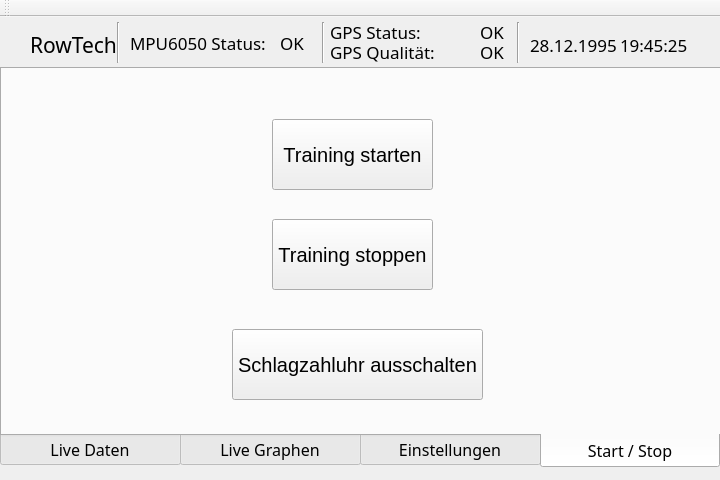
<?xml version="1.0" encoding="UTF-8"?>
<ui version="4.0">
 <class>MainWindow</class>
 <widget class="QMainWindow" name="MainWindow">
  <property name="geometry">
   <rect>
    <x>0</x>
    <y>0</y>
    <width>720</width>
    <height>480</height>
   </rect>
  </property>
  <property name="windowTitle">
   <string>MainWindow</string>
  </property>
  <property name="styleSheet">
   <string notr="true">this-&gt;setStyleSheet(&quot;background-color: white;&quot;);</string>
  </property>
  <widget class="QWidget" name="centralwidget">
   <property name="styleSheet">
    <string notr="true">this-&gt;setStyleSheet(&quot;background-color: white;&quot;);</string>
   </property>
   <widget class="QTabWidget" name="tab">
    <property name="geometry">
     <rect>
      <x>0</x>
      <y>50</y>
      <width>731</width>
      <height>401</height>
     </rect>
    </property>
    <property name="font">
     <font>
      <family>Arial Unicode MS</family>
      <pointsize>12</pointsize>
     </font>
    </property>
    <property name="styleSheet">
     <string notr="true">QTabBar::tab { height: 35px; width: 180px
; }</string>
    </property>
    <property name="tabPosition">
     <enum>QTabWidget::South</enum>
    </property>
    <property name="tabShape">
     <enum>QTabWidget::Rounded</enum>
    </property>
    <property name="currentIndex">
     <number>3</number>
    </property>
    <property name="iconSize">
     <size>
      <width>16</width>
      <height>16</height>
     </size>
    </property>
    <widget class="QWidget" name="tab_LiveData">
     <attribute name="title">
      <string>Live Daten</string>
     </attribute>
     <widget class="QFrame" name="frame_topleft">
      <property name="geometry">
       <rect>
        <x>10</x>
        <y>5</y>
        <width>330</width>
        <height>151</height>
       </rect>
      </property>
      <property name="styleSheet">
       <string notr="true">QFrame#frame_topleft {background-color: white};</string>
      </property>
      <property name="frameShape">
       <enum>QFrame::Box</enum>
      </property>
      <property name="frameShadow">
       <enum>QFrame::Plain</enum>
      </property>
      <property name="lineWidth">
       <number>1</number>
      </property>
      <widget class="QLabel" name="lab_DataType_topleft">
       <property name="geometry">
        <rect>
         <x>10</x>
         <y>120</y>
         <width>321</width>
         <height>31</height>
        </rect>
       </property>
       <property name="font">
        <font>
         <pointsize>12</pointsize>
        </font>
       </property>
       <property name="text">
        <string/>
       </property>
      </widget>
      <widget class="QLabel" name="lab_Data_topleft">
       <property name="geometry">
        <rect>
         <x>0</x>
         <y>0</y>
         <width>331</width>
         <height>121</height>
        </rect>
       </property>
       <property name="font">
        <font>
         <pointsize>40</pointsize>
        </font>
       </property>
       <property name="text">
        <string/>
       </property>
       <property name="alignment">
        <set>Qt::AlignCenter</set>
       </property>
      </widget>
     </widget>
     <widget class="QFrame" name="frame_topright">
      <property name="geometry">
       <rect>
        <x>370</x>
        <y>5</y>
        <width>330</width>
        <height>150</height>
       </rect>
      </property>
      <property name="styleSheet">
       <string notr="true">QFrame#frame_topright {background-color: white};</string>
      </property>
      <property name="frameShape">
       <enum>QFrame::Box</enum>
      </property>
      <property name="frameShadow">
       <enum>QFrame::Plain</enum>
      </property>
      <widget class="QLabel" name="lab_DataType_topright">
       <property name="geometry">
        <rect>
         <x>10</x>
         <y>120</y>
         <width>321</width>
         <height>31</height>
        </rect>
       </property>
       <property name="font">
        <font>
         <pointsize>12</pointsize>
        </font>
       </property>
       <property name="text">
        <string/>
       </property>
      </widget>
      <widget class="QLabel" name="lab_Data_topright">
       <property name="geometry">
        <rect>
         <x>0</x>
         <y>0</y>
         <width>331</width>
         <height>121</height>
        </rect>
       </property>
       <property name="font">
        <font>
         <pointsize>40</pointsize>
        </font>
       </property>
       <property name="text">
        <string/>
       </property>
       <property name="alignment">
        <set>Qt::AlignCenter</set>
       </property>
      </widget>
     </widget>
     <widget class="QFrame" name="frame_bottomright">
      <property name="geometry">
       <rect>
        <x>370</x>
        <y>175</y>
        <width>330</width>
        <height>151</height>
       </rect>
      </property>
      <property name="styleSheet">
       <string notr="true">QFrame#frame_bottomright {background-color: white};</string>
      </property>
      <property name="frameShape">
       <enum>QFrame::Box</enum>
      </property>
      <property name="frameShadow">
       <enum>QFrame::Plain</enum>
      </property>
      <widget class="QLabel" name="lab_DataType_bottomright">
       <property name="geometry">
        <rect>
         <x>10</x>
         <y>120</y>
         <width>321</width>
         <height>31</height>
        </rect>
       </property>
       <property name="font">
        <font>
         <pointsize>12</pointsize>
        </font>
       </property>
       <property name="text">
        <string/>
       </property>
      </widget>
      <widget class="QLabel" name="lab_Data_bottomright">
       <property name="geometry">
        <rect>
         <x>0</x>
         <y>0</y>
         <width>331</width>
         <height>121</height>
        </rect>
       </property>
       <property name="font">
        <font>
         <pointsize>40</pointsize>
        </font>
       </property>
       <property name="text">
        <string/>
       </property>
       <property name="alignment">
        <set>Qt::AlignCenter</set>
       </property>
      </widget>
     </widget>
     <widget class="QFrame" name="frame_bottomleft">
      <property name="geometry">
       <rect>
        <x>10</x>
        <y>175</y>
        <width>330</width>
        <height>151</height>
       </rect>
      </property>
      <property name="styleSheet">
       <string notr="true">QFrame#frame_bottomleft {background-color: white};</string>
      </property>
      <property name="frameShape">
       <enum>QFrame::StyledPanel</enum>
      </property>
      <property name="frameShadow">
       <enum>QFrame::Plain</enum>
      </property>
      <widget class="QLabel" name="lab_DataType_bottomleft">
       <property name="geometry">
        <rect>
         <x>10</x>
         <y>120</y>
         <width>321</width>
         <height>31</height>
        </rect>
       </property>
       <property name="font">
        <font>
         <pointsize>12</pointsize>
        </font>
       </property>
       <property name="text">
        <string/>
       </property>
      </widget>
      <widget class="QLabel" name="lab_Data_bottomleft">
       <property name="geometry">
        <rect>
         <x>0</x>
         <y>0</y>
         <width>331</width>
         <height>121</height>
        </rect>
       </property>
       <property name="font">
        <font>
         <pointsize>40</pointsize>
        </font>
       </property>
       <property name="text">
        <string/>
       </property>
       <property name="alignment">
        <set>Qt::AlignCenter</set>
       </property>
      </widget>
     </widget>
     <widget class="QFrame" name="frame_5">
      <property name="geometry">
       <rect>
        <x>-1</x>
        <y>-1</y>
        <width>721</width>
        <height>371</height>
       </rect>
      </property>
      <property name="autoFillBackground">
       <bool>false</bool>
      </property>
      <property name="styleSheet">
       <string notr="true"/>
      </property>
      <property name="frameShape">
       <enum>QFrame::StyledPanel</enum>
      </property>
      <property name="frameShadow">
       <enum>QFrame::Raised</enum>
      </property>
      <widget class="QLabel" name="lab_UserTitle">
       <property name="geometry">
        <rect>
         <x>20</x>
         <y>330</y>
         <width>81</width>
         <height>31</height>
        </rect>
       </property>
       <property name="font">
        <font>
         <pointsize>12</pointsize>
        </font>
       </property>
       <property name="text">
        <string>Username: </string>
       </property>
      </widget>
      <widget class="QLabel" name="lab_BoatTitle">
       <property name="geometry">
        <rect>
         <x>370</x>
         <y>330</y>
         <width>91</width>
         <height>31</height>
        </rect>
       </property>
       <property name="font">
        <font>
         <pointsize>12</pointsize>
        </font>
       </property>
       <property name="text">
        <string>Bootsname:</string>
       </property>
      </widget>
      <widget class="QLabel" name="lab_Boat">
       <property name="geometry">
        <rect>
         <x>470</x>
         <y>330</y>
         <width>231</width>
         <height>31</height>
        </rect>
       </property>
       <property name="font">
        <font>
         <pointsize>12</pointsize>
        </font>
       </property>
       <property name="text">
        <string/>
       </property>
      </widget>
      <widget class="QLabel" name="lab_User">
       <property name="geometry">
        <rect>
         <x>120</x>
         <y>330</y>
         <width>221</width>
         <height>31</height>
        </rect>
       </property>
       <property name="font">
        <font>
         <pointsize>12</pointsize>
        </font>
       </property>
       <property name="text">
        <string/>
       </property>
      </widget>
     </widget>
     <zorder>frame_5</zorder>
     <zorder>frame_bottomleft</zorder>
     <zorder>frame_bottomright</zorder>
     <zorder>frame_topright</zorder>
     <zorder>frame_topleft</zorder>
    </widget>
    <widget class="QWidget" name="tab_LiveDataGraphs">
     <attribute name="title">
      <string>Live Graphen</string>
     </attribute>
     <widget class="QGraphicsView" name="graphicsView">
      <property name="geometry">
       <rect>
        <x>40</x>
        <y>20</y>
        <width>641</width>
        <height>331</height>
       </rect>
      </property>
     </widget>
    </widget>
    <widget class="QWidget" name="tab_Settings">
     <attribute name="title">
      <string>Einstellungen</string>
     </attribute>
     <widget class="QGroupBox" name="GB_BottomRight">
      <property name="geometry">
       <rect>
        <x>20</x>
        <y>270</y>
        <width>300</width>
        <height>60</height>
       </rect>
      </property>
      <property name="font">
       <font>
        <pointsize>12</pointsize>
       </font>
      </property>
      <property name="title">
       <string>Messwert - Unten rechts</string>
      </property>
      <widget class="QComboBox" name="comboBox_4">
       <property name="geometry">
        <rect>
         <x>10</x>
         <y>22</y>
         <width>281</width>
         <height>30</height>
        </rect>
       </property>
       <property name="font">
        <font>
         <pointsize>12</pointsize>
        </font>
       </property>
       <property name="currentIndex">
        <number>-1</number>
       </property>
      </widget>
     </widget>
     <widget class="QGroupBox" name="GB_BottomLeft">
      <property name="geometry">
       <rect>
        <x>20</x>
        <y>190</y>
        <width>300</width>
        <height>60</height>
       </rect>
      </property>
      <property name="font">
       <font>
        <pointsize>12</pointsize>
       </font>
      </property>
      <property name="title">
       <string>Messwert - Unten links</string>
      </property>
      <widget class="QComboBox" name="comboBox_3">
       <property name="geometry">
        <rect>
         <x>10</x>
         <y>22</y>
         <width>281</width>
         <height>30</height>
        </rect>
       </property>
       <property name="font">
        <font>
         <pointsize>12</pointsize>
        </font>
       </property>
       <property name="currentIndex">
        <number>-1</number>
       </property>
      </widget>
     </widget>
     <widget class="QGroupBox" name="GB_TopRight">
      <property name="geometry">
       <rect>
        <x>20</x>
        <y>110</y>
        <width>300</width>
        <height>60</height>
       </rect>
      </property>
      <property name="font">
       <font>
        <pointsize>12</pointsize>
       </font>
      </property>
      <property name="title">
       <string>Messwert - Oben rechts</string>
      </property>
      <widget class="QComboBox" name="comboBox_2">
       <property name="geometry">
        <rect>
         <x>10</x>
         <y>22</y>
         <width>281</width>
         <height>30</height>
        </rect>
       </property>
       <property name="font">
        <font>
         <pointsize>12</pointsize>
        </font>
       </property>
       <property name="currentIndex">
        <number>-1</number>
       </property>
      </widget>
     </widget>
     <widget class="QGroupBox" name="GB_TopLeft">
      <property name="geometry">
       <rect>
        <x>20</x>
        <y>35</y>
        <width>300</width>
        <height>60</height>
       </rect>
      </property>
      <property name="font">
       <font>
        <pointsize>12</pointsize>
       </font>
      </property>
      <property name="title">
       <string>Messwert - Oben links</string>
      </property>
      <widget class="QComboBox" name="comboBox_1">
       <property name="geometry">
        <rect>
         <x>10</x>
         <y>22</y>
         <width>281</width>
         <height>30</height>
        </rect>
       </property>
       <property name="font">
        <font>
         <pointsize>12</pointsize>
        </font>
       </property>
       <property name="currentIndex">
        <number>-1</number>
       </property>
      </widget>
     </widget>
     <widget class="QGroupBox" name="GB_TopLeft_2">
      <property name="geometry">
       <rect>
        <x>380</x>
        <y>30</y>
        <width>321</width>
        <height>60</height>
       </rect>
      </property>
      <property name="font">
       <font>
        <pointsize>12</pointsize>
       </font>
      </property>
      <property name="title">
       <string>Benutzerauswahl</string>
      </property>
      <widget class="QComboBox" name="comboBox_5">
       <property name="geometry">
        <rect>
         <x>10</x>
         <y>21</y>
         <width>301</width>
         <height>31</height>
        </rect>
       </property>
       <property name="font">
        <font>
         <pointsize>12</pointsize>
        </font>
       </property>
       <property name="currentIndex">
        <number>-1</number>
       </property>
      </widget>
     </widget>
     <widget class="QGroupBox" name="GB_TopLeft_3">
      <property name="geometry">
       <rect>
        <x>380</x>
        <y>110</y>
        <width>321</width>
        <height>60</height>
       </rect>
      </property>
      <property name="font">
       <font>
        <pointsize>12</pointsize>
       </font>
      </property>
      <property name="title">
       <string>Bootsauswahl</string>
      </property>
      <widget class="QComboBox" name="comboBox_6">
       <property name="geometry">
        <rect>
         <x>10</x>
         <y>21</y>
         <width>301</width>
         <height>31</height>
        </rect>
       </property>
       <property name="font">
        <font>
         <pointsize>12</pointsize>
        </font>
       </property>
       <property name="currentIndex">
        <number>-1</number>
       </property>
      </widget>
     </widget>
     <widget class="QPushButton" name="pB_AddUser">
      <property name="geometry">
       <rect>
        <x>410</x>
        <y>260</y>
        <width>75</width>
        <height>75</height>
       </rect>
      </property>
      <property name="font">
       <font>
        <pointsize>20</pointsize>
       </font>
      </property>
      <property name="text">
       <string>+</string>
      </property>
     </widget>
     <widget class="QPushButton" name="pB_AddBoat">
      <property name="geometry">
       <rect>
        <x>580</x>
        <y>260</y>
        <width>75</width>
        <height>75</height>
       </rect>
      </property>
      <property name="font">
       <font>
        <pointsize>20</pointsize>
       </font>
      </property>
      <property name="text">
       <string>+</string>
      </property>
     </widget>
     <widget class="QLabel" name="label">
      <property name="geometry">
       <rect>
        <x>380</x>
        <y>230</y>
        <width>141</width>
        <height>21</height>
       </rect>
      </property>
      <property name="font">
       <font>
        <pointsize>12</pointsize>
       </font>
      </property>
      <property name="text">
       <string>Nutzer hinzufügen</string>
      </property>
      <property name="alignment">
       <set>Qt::AlignCenter</set>
      </property>
     </widget>
     <widget class="QLabel" name="label_2">
      <property name="geometry">
       <rect>
        <x>550</x>
        <y>230</y>
        <width>141</width>
        <height>21</height>
       </rect>
      </property>
      <property name="font">
       <font>
        <pointsize>12</pointsize>
       </font>
      </property>
      <property name="text">
       <string>Boot hinzufügen</string>
      </property>
      <property name="alignment">
       <set>Qt::AlignCenter</set>
      </property>
     </widget>
     <widget class="QPushButton" name="pB_AddUser_2">
      <property name="geometry">
       <rect>
        <x>390</x>
        <y>180</y>
        <width>301</width>
        <height>41</height>
       </rect>
      </property>
      <property name="font">
       <font>
        <pointsize>12</pointsize>
       </font>
      </property>
      <property name="text">
       <string>Vorlage speichern</string>
      </property>
     </widget>
    </widget>
    <widget class="QWidget" name="tab_StartStop">
     <attribute name="title">
      <string>Start / Stop</string>
     </attribute>
     <widget class="QPushButton" name="pB_StartTraining">
      <property name="geometry">
       <rect>
        <x>270</x>
        <y>50</y>
        <width>161</width>
        <height>71</height>
       </rect>
      </property>
      <property name="font">
       <font>
        <pointsize>15</pointsize>
       </font>
      </property>
      <property name="text">
       <string>Training starten</string>
      </property>
     </widget>
     <widget class="QPushButton" name="pB_StopTraining">
      <property name="geometry">
       <rect>
        <x>270</x>
        <y>150</y>
        <width>161</width>
        <height>71</height>
       </rect>
      </property>
      <property name="font">
       <font>
        <pointsize>15</pointsize>
       </font>
      </property>
      <property name="text">
       <string>Training stoppen</string>
      </property>
     </widget>
     <widget class="QPushButton" name="pB_Off">
      <property name="geometry">
       <rect>
        <x>230</x>
        <y>260</y>
        <width>251</width>
        <height>71</height>
       </rect>
      </property>
      <property name="font">
       <font>
        <pointsize>15</pointsize>
       </font>
      </property>
      <property name="text">
       <string>Schlagzahluhr ausschalten</string>
      </property>
     </widget>
    </widget>
   </widget>
   <widget class="Line" name="line">
    <property name="geometry">
     <rect>
      <x>510</x>
      <y>5</y>
      <width>16</width>
      <height>41</height>
     </rect>
    </property>
    <property name="orientation">
     <enum>Qt::Vertical</enum>
    </property>
   </widget>
   <widget class="QLabel" name="lab_Rowtech">
    <property name="geometry">
     <rect>
      <x>30</x>
      <y>10</y>
      <width>91</width>
      <height>35</height>
     </rect>
    </property>
    <property name="font">
     <font>
      <family>Modern No. 20</family>
      <pointsize>16</pointsize>
     </font>
    </property>
    <property name="text">
     <string>RowTech</string>
    </property>
   </widget>
   <widget class="QLabel" name="lab_Datum">
    <property name="geometry">
     <rect>
      <x>530</x>
      <y>10</y>
      <width>90</width>
      <height>35</height>
     </rect>
    </property>
    <property name="font">
     <font>
      <family>Arial Unicode MS</family>
      <pointsize>13</pointsize>
     </font>
    </property>
    <property name="text">
     <string>28.12.1995</string>
    </property>
   </widget>
   <widget class="Line" name="line_2">
    <property name="geometry">
     <rect>
      <x>110</x>
      <y>5</y>
      <width>16</width>
      <height>41</height>
     </rect>
    </property>
    <property name="orientation">
     <enum>Qt::Vertical</enum>
    </property>
   </widget>
   <widget class="QLabel" name="lab_Zeit">
    <property name="geometry">
     <rect>
      <x>620</x>
      <y>10</y>
      <width>90</width>
      <height>35</height>
     </rect>
    </property>
    <property name="font">
     <font>
      <family>Arial Unicode MS</family>
      <pointsize>13</pointsize>
     </font>
    </property>
    <property name="text">
     <string>19:45:25</string>
    </property>
   </widget>
   <widget class="Line" name="line_3">
    <property name="geometry">
     <rect>
      <x>315</x>
      <y>5</y>
      <width>16</width>
      <height>41</height>
     </rect>
    </property>
    <property name="orientation">
     <enum>Qt::Vertical</enum>
    </property>
   </widget>
   <widget class="QLabel" name="lab_GPS">
    <property name="geometry">
     <rect>
      <x>330</x>
      <y>5</y>
      <width>141</width>
      <height>20</height>
     </rect>
    </property>
    <property name="font">
     <font>
      <family>Arial Unicode MS</family>
      <pointsize>13</pointsize>
     </font>
    </property>
    <property name="text">
     <string>GPS Status:</string>
    </property>
   </widget>
   <widget class="QLabel" name="lab_MPU">
    <property name="geometry">
     <rect>
      <x>130</x>
      <y>16</y>
      <width>141</width>
      <height>20</height>
     </rect>
    </property>
    <property name="font">
     <font>
      <family>Arial Unicode MS</family>
      <pointsize>13</pointsize>
     </font>
    </property>
    <property name="text">
     <string>MPU6050 Status:</string>
    </property>
   </widget>
   <widget class="QLabel" name="lab_GPS_stat">
    <property name="geometry">
     <rect>
      <x>480</x>
      <y>5</y>
      <width>30</width>
      <height>20</height>
     </rect>
    </property>
    <property name="font">
     <font>
      <family>Arial Unicode MS</family>
      <pointsize>13</pointsize>
     </font>
    </property>
    <property name="text">
     <string>OK</string>
    </property>
   </widget>
   <widget class="QLabel" name="lab_MPU_stat">
    <property name="geometry">
     <rect>
      <x>280</x>
      <y>16</y>
      <width>30</width>
      <height>20</height>
     </rect>
    </property>
    <property name="font">
     <font>
      <family>Arial Unicode MS</family>
      <pointsize>13</pointsize>
     </font>
    </property>
    <property name="text">
     <string>OK</string>
    </property>
   </widget>
   <widget class="QLabel" name="lab_GPS_2">
    <property name="geometry">
     <rect>
      <x>330</x>
      <y>25</y>
      <width>141</width>
      <height>20</height>
     </rect>
    </property>
    <property name="font">
     <font>
      <family>Arial Unicode MS</family>
      <pointsize>13</pointsize>
     </font>
    </property>
    <property name="text">
     <string>GPS Qualität:</string>
    </property>
   </widget>
   <widget class="QLabel" name="lab_GPS_qual">
    <property name="geometry">
     <rect>
      <x>480</x>
      <y>25</y>
      <width>40</width>
      <height>20</height>
     </rect>
    </property>
    <property name="font">
     <font>
      <family>Arial Unicode MS</family>
      <pointsize>13</pointsize>
     </font>
    </property>
    <property name="text">
     <string>OK</string>
    </property>
   </widget>
  </widget>
  <widget class="QToolBar" name="toolBar">
   <property name="windowTitle">
    <string>toolBar</string>
   </property>
   <attribute name="toolBarArea">
    <enum>TopToolBarArea</enum>
   </attribute>
   <attribute name="toolBarBreak">
    <bool>false</bool>
   </attribute>
  </widget>
 </widget>
 <resources/>
 <connections/>
</ui>
